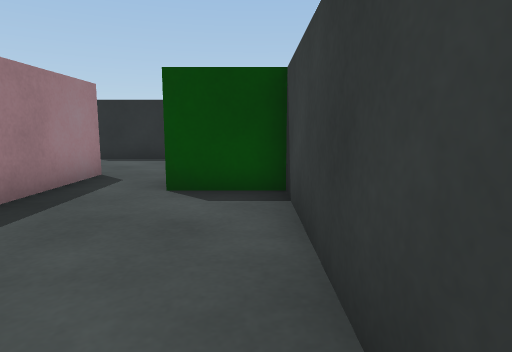
view 1 (above)

12 first-person views from a walk through a scene from a Unity 3-D project. The camera is 0.51 m above the floor, tilts 8° down and sees 75° across. The floor is counted in squares, 0.5 m on a side. Each view is taken from the middle of a square. On the plan, view 1 faces up. The plan holds only what a view shows up to about 13 squares ahead; the rest is blank. The place goes on beyond the plan.

view 2
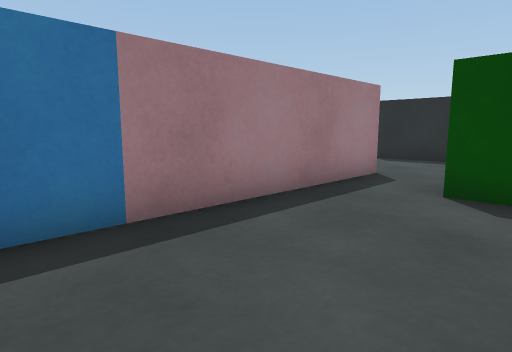

view 3
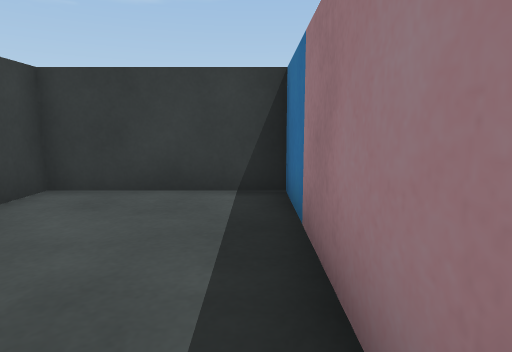

view 4
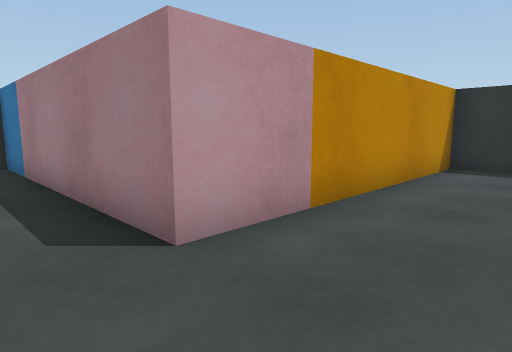

view 5
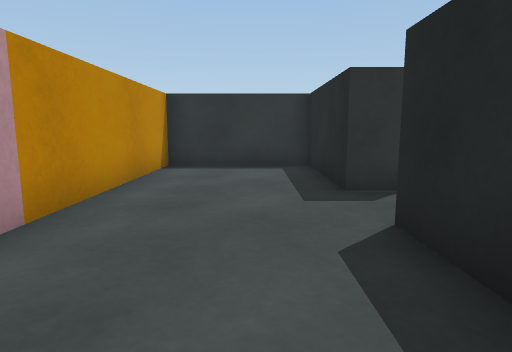

view 6
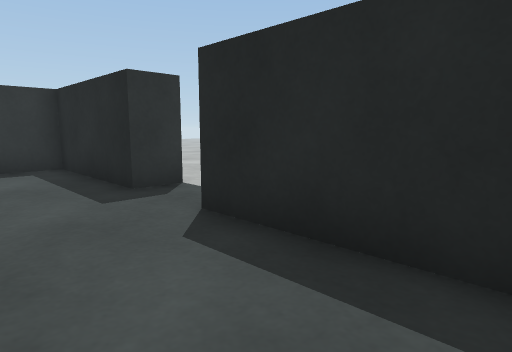

view 7
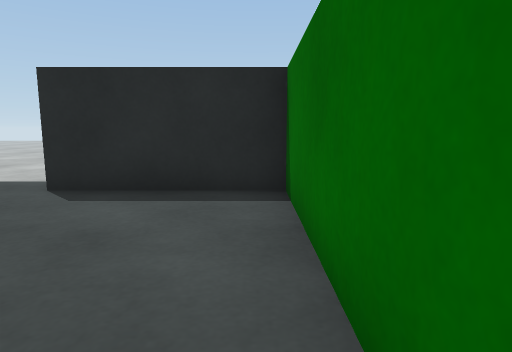

view 8
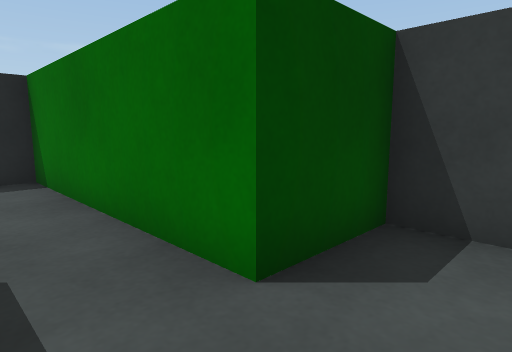

view 9
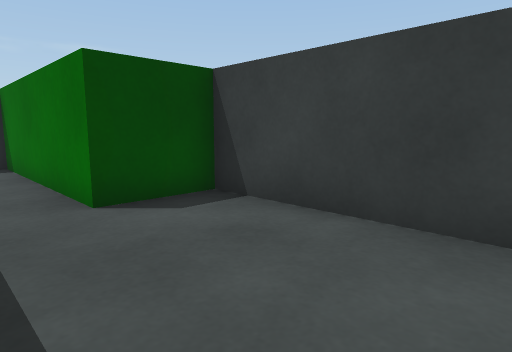

view 10
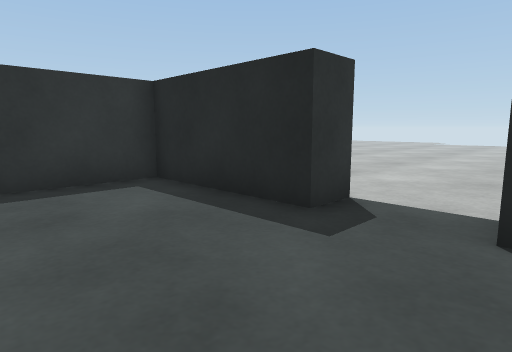

view 11
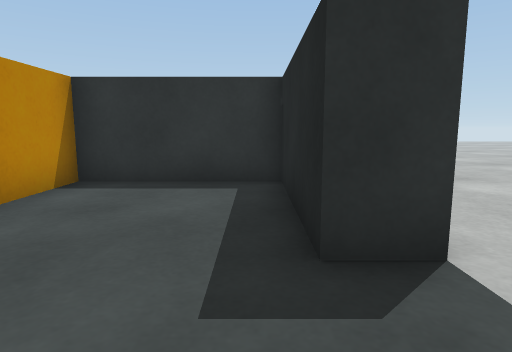

view 12
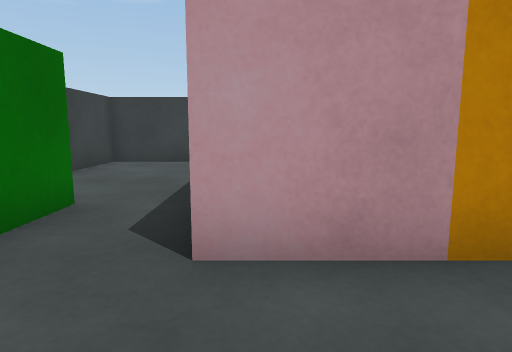

### Floor plan
Ten units are one square. View 1 is at (0, 0); x grows to the right and y downward. Boxes are objects, and circles mark ways between rooms. Rooms are numbered by the first view taken in them; rooms with no view inside come last. Other rooms are left out.
<svg viewBox="-120 -131 130 141">
<path fill="none" stroke="#000" d="M-35 -55 -35 5 5 5 5 -55 -15 -55M-75 -126 -75 -115 -115 -115 -115 -75 -35 -75 -35 -55M-15 -55 -15 -115 -55 -115"/>
<circle cx="-25" cy="-65" r="3" fill="#2a7"/>
<text x="-20" y="-30">1</text>
<text x="-60" y="-90">2</text>
</svg>
Room 1 opens to room 2.

Where each view was taken, in squares from view 1:
view 1: 0 up, 0 right, facing up
view 2: 0 up, 0 right, facing up-left
view 3: 5 up, 3 left, facing down
view 4: 10 up, 2 left, facing down-left
view 5: 10 up, 2 left, facing left
view 6: 9 up, 2 left, facing up-left
view 7: 6 up, 2 left, facing up
view 8: 4 up, 3 left, facing up-right
view 9: 1 up, 3 left, facing up-right
view 10: 8 up, 5 left, facing up-left
view 11: 11 up, 5 left, facing left
view 12: 10 up, 4 left, facing down
